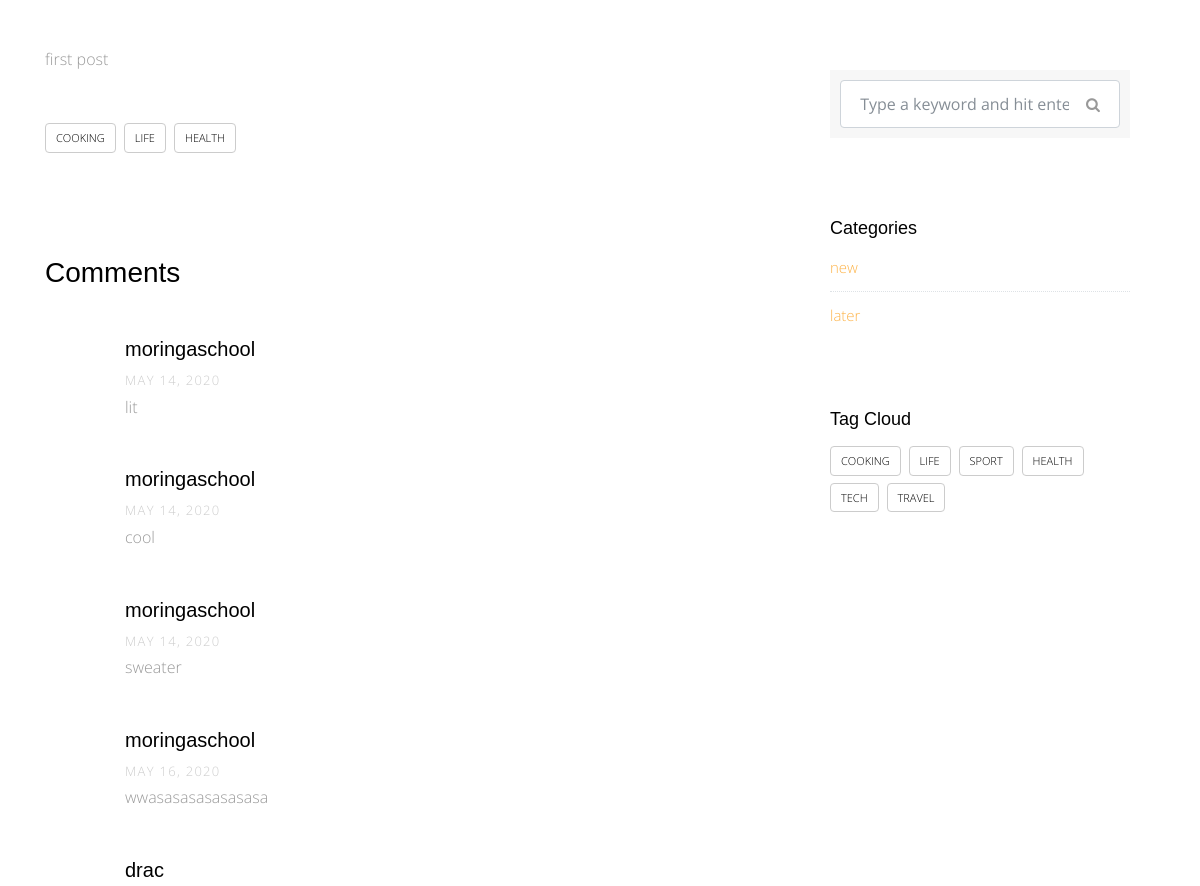
Before: /blog/1 (middle part) with the older database file.
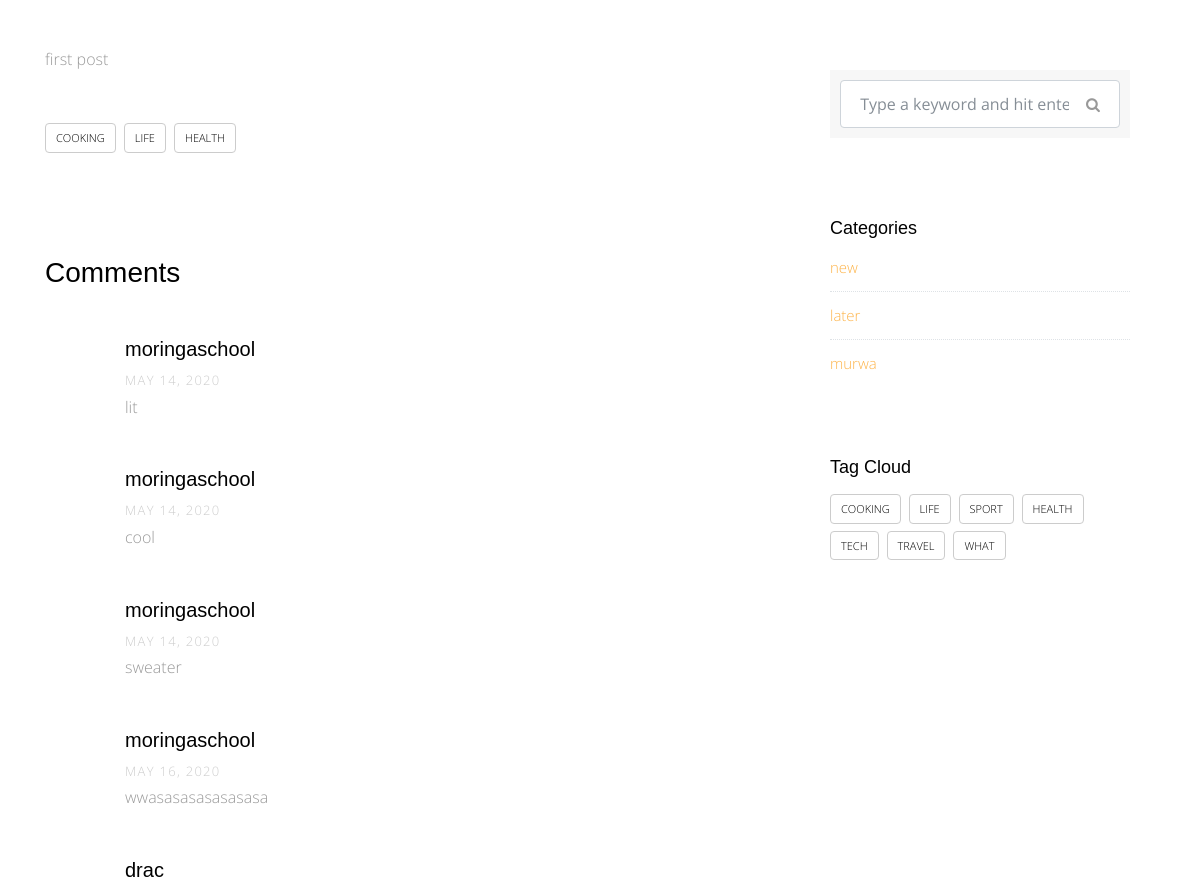
After: the same page with the newer database file.
### blog/models.py (models this page shows, shortened)
class Comment(models.Model):
        user = models.ForeignKey(User, on_delete=models.CASCADE)
        post = models.ForeignKey(Post, on_delete=models.CASCADE)
        created = models.DateField(default=timezone.now)
        content = models.TextField()
        class Meta:
            verbose_name = 'Comment'
            verbose_name_plural = 'Comments'

class Category(models.Model):
    category_name = models.CharField(max_length=50)
    class Meta:
        verbose_name = 'Category'
        verbose_name_plural = 'Categories'
    def __str__(self):
        return self.category_name

### blog/views.py (the view)
# urls.py: path('<int:id>', views.post_detail, name='post_detail'),
def post_detail(request, id):
    post_detail = Post.objects.get(id=id)
    categories = Category.objects.all()
    all_tags = Tag.objects.all()
    comments = Comment.objects.filter(post=post_detail)
    if request.method == 'POST' :
        comment_form = CommentForm(request.POST)
        if comment_form.is_valid():
            new_comment = comment_form.save(commit=False)
            new_comment.user = request.user
            new_comment.post = post_detail
            new_comment.save()
    else:
        comment_form = CommentForm()
    context = {
        'post_detail' : post_detail ,
        'categories' : categories ,
        'all_tags' : all_tags ,
        'comments' : comments ,
        'comment_form' : comment_form
    }
    return render(request , 'Post/post_detail.html' , context)

### blog/forms.py
class CommentForm(forms.ModelForm):
    class Meta:
        model = Comment
        fields = {
            'content',
        }

### blog/models.py (called while the page is built)
    def __str__(self):
        return self.title

### blog/templates/Post/post_detail.html (shortened to what this page needs)
{% extends 'base.html' %}
{% load static %}
{% load bootstrap4 %}
{% block body %}
      <div class="main-wrap">
       <div class="section">
          <div class="container">
            <div class="row">
              <div class="col-md-8">
                <p>{{post_detail.content}}</p>
                <div class="tag-widget post-tag-container mb-5 mt-5">
                  <div class="tagcloud">
                    {% for tag in post_detail.tags.all %}
                        <a href="{% url 'blog:post_by_tag' tag %}" class="tag-cloud-link">{{tag.name}}</a>
                    {% endfor %}
                  </div>
                </div>
                <div class="pt-5 mt-5">
                  <h3 class="mb-5"> Comments</h3>
                  <ul class="comment-list">
                    {% for comment in comments %}
                      <li class="comment">
                        <div class="comment-body">
                          <h3>{{comment.user}}</h3>
                          <div class="meta">{{comment.created}}</div>
                          <p>{{comment.content}}</p>
                        </div>
                      </li>
                    {% endfor %}
                  </ul>
                </div>
              </div>
              <div class="col-md-4 sidebar">
                <div class="sidebar-box">
                  <form action="{% url 'blog:post_list' %}" method="GET" class="search-form">
                    <div class="form-group">
                      <span class="icon fa fa-search"></span>
                      <input type="text" class="form-control" name='q' value="{{request.Get.q}}" placeholder="Type a keyword and hit enter">
                    </div>
                  </form>
                </div>
                <div class="sidebar-box">
                  <div class="categories">
                    <h3>Categories</h3>
                    {% for category in categories %}
                    <li><a href="{% url 'blog:post_by_category' category %}">{{category}}</a></li>
                    {% endfor %}
                  </div>
                </div>
                <div class="sidebar-box">
                  <h3>Tag Cloud</h3>
                  <div class="tagcloud">
                        {% for tag in all_tags %}
                          <a href="{% url 'blog:post_by_tag' tag %}" class="tag-cloud-link">{{tag}}</a>
                        {% endfor %}
                  </div>
                </div>
              </div>
            </div>
          </div>
        </div>
      </div>
      {% endblock body %}

Changed rows visible on the page:
added Category: category_name "murwa"
added Tag: name "WHAT", shown under "Tag Cloud"
